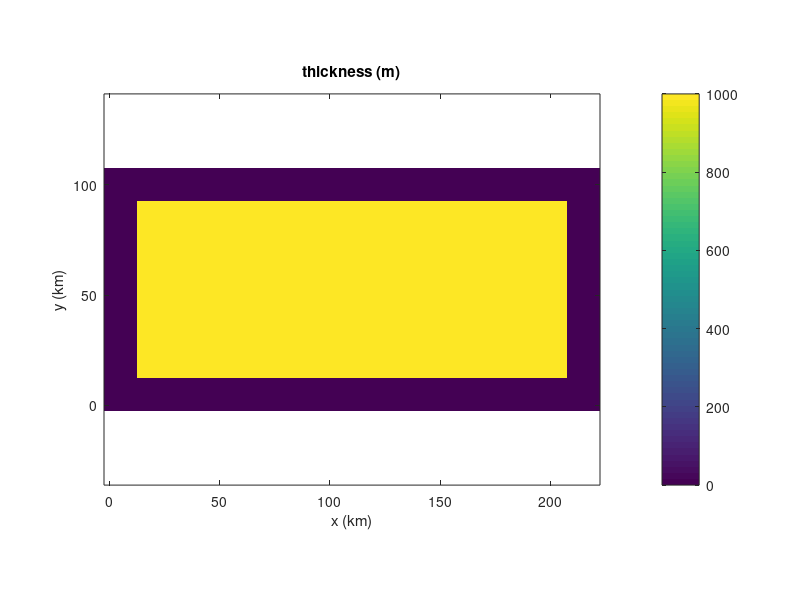
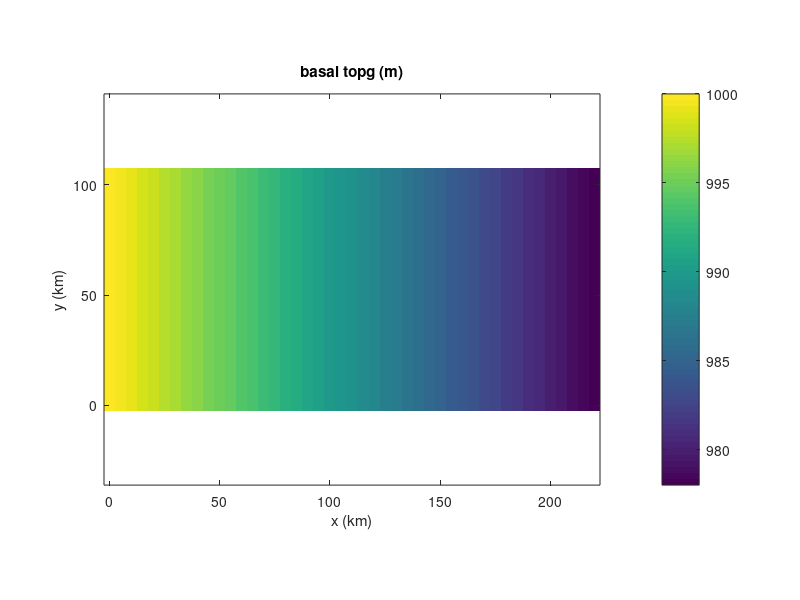
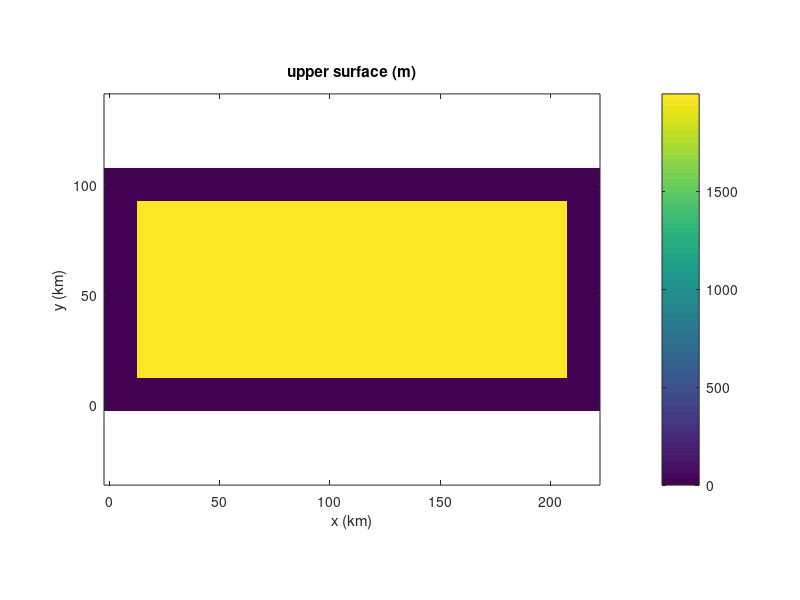

Reproduce these figures in MATLAB, in order. (Note: this script raises an error after producing the figures.)

%% file to create .mat input variables for Marion's coupled runs
%%
%% To be read by .py script to make .nc input file

double_res = 0;     %% flag to double res of grid
% double_res = 1;

rho_i = 910;     % ice density kg/m^3
rho_w = 1028;    % ocean water density kg/m^3

H0 = 1e3;
T0 = -10;
q0 = -7e-2;
slope = 1e-4;
b0 = 0.5;

r = 22; c = 45;
dew = 5e3; dns = 5e3;
x = [0:dew:dew*c-1]; xs = ( x(1:end-1)+x(2:end) )/2;
y = [0:dns:dns*r-1]'; ys = ( y(1:end-1)+y(2:end) )/2;


if( double_res == 1 )
    dew = 1/2*dew; dns = 1/2*dns;    % make these active to double resolution
    r = 2*r; c = 2*c;
    x2 = [0:dew:dew*c-1]; x2s = ( x2(1:end-1)+x2(2:end) )/2;
    y2 = [0:dns:dns*r-1]'; y2s = ( y2(1:end-1)+y2(2:end) )/2;
end

l = 11;     % no of vert levels


thck = H0 * ones( r, c );
artm = T0 * ones( r, c );
bheatflx = q0 * ones( r, c );
acab = b0 * ones( r, c );

topg = repmat( linspace( 1e3, 1e3-(slope*(c-1)*dew), c), r, 1 );      %% for debugging

% temp = repmat( linspace( (-H0*(rho_i/rho_w)-50)/1.25, -H0*(rho_i/rho_w)-50, c-3), r, 1 ) + 0;        %% force to be near floatationg at ds end
% topg = [ temp, repmat(temp(:,end-3), 1, 3 ) ];

usrf = topg + thck;

%% put buffer of zero thickness cells around perimeter (for remapping)
thck(1:3,:) = 0; thck(:,1:3) = 0; thck(end-2:end,:) = 0; thck(:,end-2:end) = 0;
usrf(1:3,:) = 0; usrf(:,1:3) = 0; usrf(end-2:end,:) = 0; usrf(:,end-2:end) = 0;

figure(1), imagesc( x/1e3, y/1e3, thck ), axis xy, axis equal, axis tight, colorbar
xlabel( 'x (km)' ), ylabel( 'y (km)' ), title( 'thickness (m)' )

figure(2), imagesc( x/1e3, y/1e3, topg ), axis xy, axis equal, axis tight, colorbar
xlabel( 'x (km)' ), ylabel( 'y (km)' ), title( 'basal topg (m)' )

figure(3), imagesc( x/1e3, y/1e3, usrf ), axis xy, axis equal, axis tight, colorbar
xlabel( 'x (km)' ), ylabel( 'y (km)' ), title( 'upper surface (m)' )

%% load in old till map
%  load ~/Home/GLAM/GLIMGLAM/SENS/new_UPB/trunk/GLAM/Tillggl           % Marion's path
load ~/work/modeling/glam-stream-marion-new/trunk/GLAM/Tillggl      % Steve's path

minTauf = Tillggl;
ind = find( minTauf < 2.5e3 ); minTauf(ind) = 1e3;

% minTauf = 10e3 * ones( r-1, c-1 );       % for debugging
% minTauf = 1e7 * ones( r-1, c-1 );       
% minTauf(5:end-4,:) = 5e3;
% if( double_res == 1 )
%     minTauf(10:end-9,:) = 5e3;
% end 

if( double_res == 1 )
    minTauf = interp2( xs, ys, minTauf, x2s, y2s, 'nearest' );
    ind = find( isnan( minTauf ) ); minTauf(ind) = max( max( minTauf ) );
end 

beta = 1e6*ones(size(minTauf));
ind = find( minTauf <= 5e3 ); beta(ind) = 1e2;
% beta(8:14,:) = 3e1;
% beta(10:12,:) = 0.5e1;

figure(4), imagesc( x/1e3, y/1e3, minTauf/1e3 ), axis xy, axis equal, axis tight, colorbar
xlabel( 'x (km)' ), ylabel( 'y (km)' ), title( 'Tau0 (kPa)' )

figure(5), imagesc( x/1e3, y/1e3, artm ), axis xy, axis equal, axis tight, colorbar
xlabel( 'x (km)' ), ylabel( 'y (km)' ), title( 'artm temp (C)' )

figure(6), imagesc( x/1e3, y/1e3, bheatflx ), axis xy, axis equal, axis tight, colorbar
xlabel( 'x (km)' ), ylabel( 'y (km)' ), title( 'geo flux (W m^2)' )

% %% add a kinbcmask field to specify where 0 flux bcs are
kinbcmask = zeros(size(minTauf));
kinbcmask(1:4,:) = 1; kinbcmask(end-3:end,:) = 1; kinbcmask(:,1:4) = 1;

uvelhom = zeros( l, r-1, c-1 );
for i=1:l
    uvelhom(i,:,:) = zeros(size(minTauf));
end

vvelhom = uvelhom; 

figure(7), imagesc( x/1e3, y/1e3, kinbcmask ), axis xy, axis equal, axis tight, colorbar
xlabel( 'x (km)' ), ylabel( 'y (km)' ), title( 'kinbcmask' )

figure(8), imagesc( x/1e3, y/1e3, acab ), axis xy, axis equal, axis tight, colorbar
xlabel( 'x (km)' ), ylabel( 'y (km)' ), title( 'acab (m/a)' )

tauf = minTauf;

%  cd ~/Home/Glimmer2/glimmer-cism-lanl/branches/basalproc/tests/basalproc     % Marion's path
cd /Users/sprice/work/modeling/cism-parallel/tests/basalproc            % Steve's path

save bproc.mat artm acab bheatflx usrf topg thck beta tauf kinbcmask uvelhom vvelhom 
